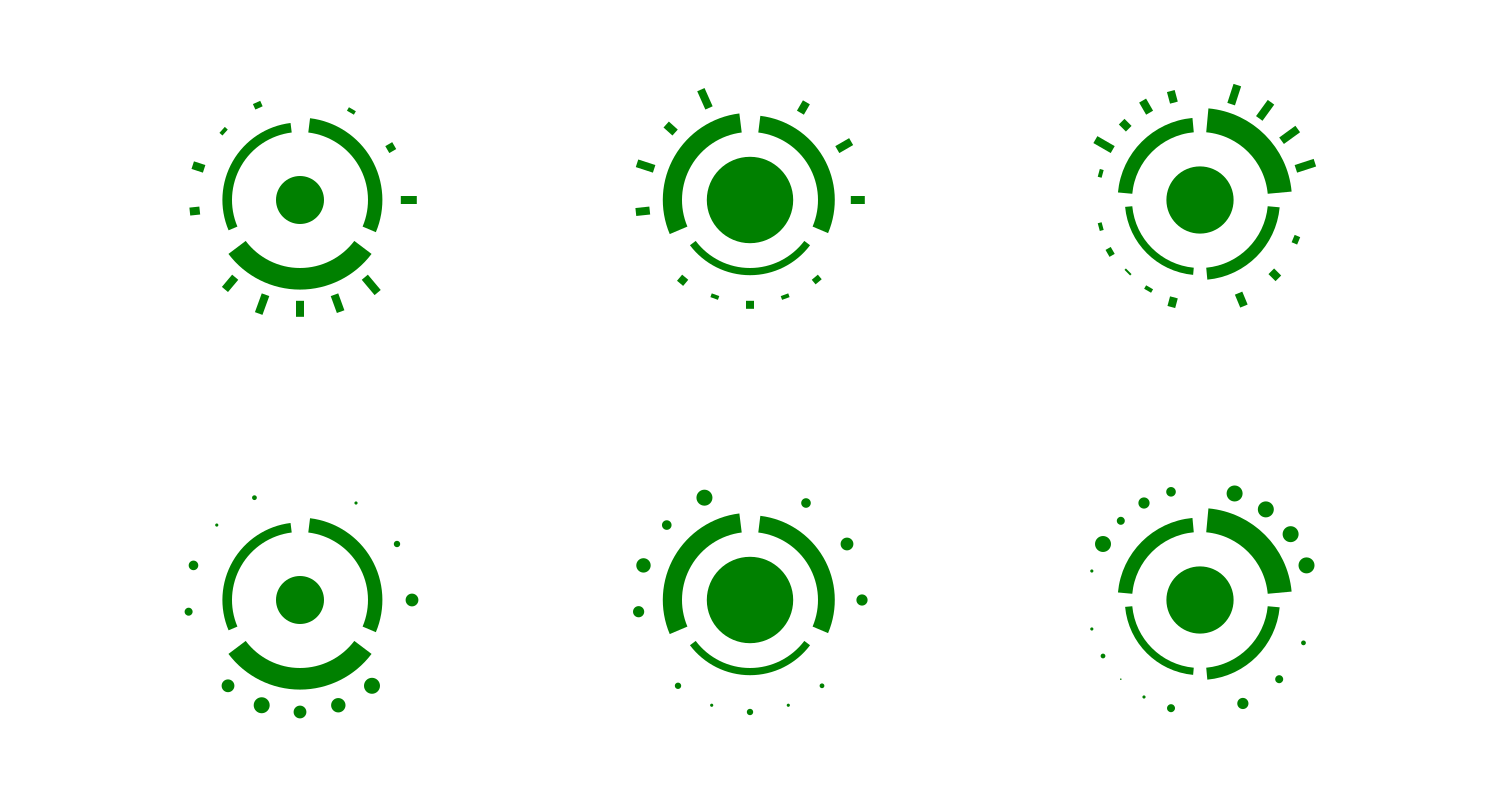

Here is the Python script that generated this plot:
import svgwrite
import math
import numpy as np

def angle2xy(centerX, centerY, radius, angleInDegrees):
  """ Calculates [x,y] from angle and radius """
  angleInRadians = (angleInDegrees-90) * math.pi / 180.0
  x= centerX + (radius * math.cos(angleInRadians))
  y= centerY + (radius * math.sin(angleInRadians))
  return [x,y]



def addArc(dwg, current_group, p0, p1, radius, width):
    """ Adds an arc that cirles to the right as it moves from p0 to p1 """
    args = {'x0':p0[0],
        'y0':p0[1],
        'xradius':radius,
        'yradius':radius,
        'ellipseRotation':0, #has no effect for circles
        'x1':(p1[0]-p0[0]),
        'y1':(p1[1]-p0[1])}
    color = 'green' #aqui hay que usar una rampa de color que dependa del value

    current_group.add(dwg.path(d="M %(x0)f,%(y0)f a %(xradius)f,%(yradius)f %(ellipseRotation)f 0,0 %(x1)f,%(y1)f"%args,
             fill="none",
             stroke=color, stroke_width=width
            ))


def addArcs(dwg, current_group, radius, center, data, labels=False):
    """ Adds as many as categories arcs given radius and center """
    values = []
    categories = len(data["categories"])
    for category in data["categories"]:
        values.append(category["value"])

    cortesAngulares = np.linspace(0,360,categories+1)
    delta = (7/120)*cortesAngulares[1]
    size = int(12*radius/100)
    text = dwg.add(svgwrite.text.Text("",style = "font-size:"+str(size)+"px; font-family:Arial; font-weight:bold"))
    for i in range(1,categories+1):
        r = radius-((radius*0.15)*(1.0-values[i-1]))
        width = radius * .3 * values[i-1]
        addArc(dwg, current_group, p0=angle2xy(center[0],center[1],r,cortesAngulares[i]-delta), p1=angle2xy(center[0],center[1],r,cortesAngulares[i-1]+delta), radius=r, width=width)

        ###addLabels
        if labels:
            middle_angle = (cortesAngulares[i]+cortesAngulares[i-1])/2
            if middle_angle < 90 or middle_angle > 270:
                rt = r*1.17
                alverez = "1"
                pt1=angle2xy(center[0],center[1],rt,cortesAngulares[i]-delta)
                pt0=angle2xy(center[0],center[1],rt,cortesAngulares[i-1]+delta)
            else:
                rt = r*1.25
                alverez = "0"
                pt0=angle2xy(center[0],center[1],rt,cortesAngulares[i]-delta)
                pt1=angle2xy(center[0],center[1],rt,cortesAngulares[i-1]+delta)

            args = {'x0':pt0[0],
                'y0':pt0[1],
                'xradius':rt,
                'yradius':rt,
                'ellipseRotation':0, #has no effect for circles
                'x1':(pt1[0]-pt0[0]),
                'y1':(pt1[1]-pt0[1]),
                'alverez':alverez}
            color = 'green'
            w = dwg.path(d="M %(x0)f,%(y0)f a %(xradius)f,%(yradius)f %(ellipseRotation)f 0,%(alverez)s %(x1)f,%(y1)f"%args,
                     fill="none",
                     stroke=color, stroke_width=0
                    )
            current_group.add(w)
            name = data["categories"][i-1]["name"]

            text.add(svgwrite.text.TextPath(path=w, text=name, startOffset="33%", method='align', spacing='exact'))


def addCircle(dwg, current_group,radius,center,data,labels=False):
    total = data["total"]["value"]
    dwg.add(dwg.circle(center=(center[0],center[1]),
                       r=radius*0.6*total, #aqui talvez que un total de 0 no de un radio 0 si no un radio minimo?
                       stroke='none',#svgwrite.rgb(15, 15, 15, '%'),
                       fill='green')
    )

    ###addLabels
    if labels:
        size = int(14*radius/100)
        text_central = dwg.add(svgwrite.text.Text("",style = "font-size:"+str(size)+"px; font-family:Arial; font-weight:bold"))
        rt = radius*0.62
        pt0=angle2xy(center[0],center[1],rt,300)
        pt1=angle2xy(center[0],center[1],rt,60)
        args = {'x0':pt0[0],
            'y0':pt0[1],
            'xradius':rt,
            'yradius':rt,
            'ellipseRotation':0, #has no effect for circles
            'x1':(pt1[0]-pt0[0]),
            'y1':(pt1[1]-pt0[1])}
        w = dwg.path(d="M %(x0)f,%(y0)f a %(xradius)f,%(yradius)f %(ellipseRotation)f 0,1 %(x1)f,%(y1)f"%args,
                 fill="none",
                 stroke_width=0
                )
        current_group.add(w)
        name = data["total"]["name"]

        text_central.add(svgwrite.text.TextPath(path=w, text=name, startOffset="15%", method='align', spacing='exact'))


def addDots(dwg, current_group,radius,center,data,labels=False):
    n_categories = len(data["categories"])
    cortesAngulares = np.linspace(0,360,n_categories+1)

    cual_category = -1
    size = int(10*radius/100)
    text_sub = dwg.add(svgwrite.text.Text("",style = "font-size:"+str(size)+"px; font-family:Arial; font-weight:bold"))
    for category in data["categories"]:
        cual_category += 1
        n_subcategories = len(category["subcategories"])
        dots_angles = np.linspace(cortesAngulares[cual_category],cortesAngulares[cual_category+1],n_subcategories+2)[1:-1]
        dots_xys = [angle2xy(center[0],center[1],radius*1.4,dots_angle) for dots_angle in dots_angles]
        cual_subcategory = -1
        for subcategory in category["subcategories"]:
            cual_subcategory += 1
            x = dots_xys[cual_subcategory][0]
            y = dots_xys[cual_subcategory][1]
            dwg.add(dwg.circle(center=(x,y),
                               r=radius*0.1*subcategory["value"], #aqui talvez que un total de 0 no de un radio 0 si no un radio minimo?
                               stroke='none',
                               fill='green')
            )

            #add Labels
            if labels:

                if dots_angles[cual_subcategory] > 180:
                    text0_xys = [angle2xy(center[0],center[1],radius*1.4,dots_angle-1) for dots_angle in dots_angles]
                    text1_xys = [angle2xy(center[0],center[1],radius*2.5,dots_angle-1) for dots_angle in dots_angles]
                    args = {'x1':text0_xys[cual_subcategory][0],
                        'y1':text0_xys[cual_subcategory][1],
                        'x0':text1_xys[cual_subcategory][0],
                        'y0':text1_xys[cual_subcategory][1]}
                else:
                    text0_xys = [angle2xy(center[0],center[1],radius*1.4,dots_angle+1) for dots_angle in dots_angles]
                    text1_xys = [angle2xy(center[0],center[1],radius*2.5,dots_angle+1) for dots_angle in dots_angles]
                    args = {'x0':text0_xys[cual_subcategory][0],
                        'y0':text0_xys[cual_subcategory][1],
                        'x1':text1_xys[cual_subcategory][0],
                        'y1':text1_xys[cual_subcategory][1]}

                l = dwg.path(d="M %(x0)f %(y0)f %(x1)f %(y1)f"%args,
                         fill="none",
                         stroke_width=0
                        )
                current_group.add(l)
                name = subcategory["name"]

                text_sub.add(svgwrite.text.TextPath(path=l, text=name, startOffset="13%", method='align', spacing='exact'))

def addBars(dwg, current_group,radius,center,data,labels=False):
    n_categories = len(data["categories"])
    cortesAngulares = np.linspace(0,360,n_categories+1)

    cual_category = -1
    size = int(10*radius/100)
    text_sub = dwg.add(svgwrite.text.Text("",style = "font-size:"+str(size)+"px; font-family:Arial; font-weight:bold"))
    for category in data["categories"]:
        cual_category += 1
        n_subcategories = len(category["subcategories"])
        dots_angles = np.linspace(cortesAngulares[cual_category],cortesAngulares[cual_category+1],n_subcategories+2)[1:-1]
        dots_xys0 = [angle2xy(center[0],center[1],radius*1.26,dots_angle) for dots_angle in dots_angles]
        cual_subcategory = -1
        for subcategory in category["subcategories"]:
            cual_subcategory += 1
            r1 = radius*(1.26 + 0.25*subcategory["value"])
            p1 = angle2xy(center[0],center[1],r1,dots_angles[cual_subcategory])
            x1=p1[0]
            y1=p1[1]
            args = {'x0' : dots_xys0[cual_subcategory][0],
                    'y0' : dots_xys0[cual_subcategory][1],
                    'x1' : x1,
                    'y1' : y1}

            current_group.add(dwg.path(d="M %(x0)f %(y0)f %(x1)f %(y1)f"%args, fill="none", stroke='green', stroke_width=radius*0.1))

            #add Labels
            if labels:

                if dots_angles[cual_subcategory] > 180:
                    text0_xys = [angle2xy(center[0],center[1],radius*1.4,dots_angle-1) for dots_angle in dots_angles]
                    text1_xys = [angle2xy(center[0],center[1],radius*2.5,dots_angle-1) for dots_angle in dots_angles]
                    args = {'x1':text0_xys[cual_subcategory][0],
                        'y1':text0_xys[cual_subcategory][1],
                        'x0':text1_xys[cual_subcategory][0],
                        'y0':text1_xys[cual_subcategory][1]}
                else:
                    text0_xys = [angle2xy(center[0],center[1],radius*1.4,dots_angle+1) for dots_angle in dots_angles]
                    text1_xys = [angle2xy(center[0],center[1],radius*2.5,dots_angle+1) for dots_angle in dots_angles]
                    args = {'x0':text0_xys[cual_subcategory][0],
                        'y0':text0_xys[cual_subcategory][1],
                        'x1':text1_xys[cual_subcategory][0],
                        'y1':text1_xys[cual_subcategory][1]}

                l = dwg.path(d="M %(x0)f %(y0)f %(x1)f %(y1)f"%args,
                         fill="none",
                         stroke_width=0
                        )
                current_group.add(l)
                name = subcategory["name"]

                text_sub.add(svgwrite.text.TextPath(path=l, text=name, startOffset="13%", method='align', spacing='exact'))

def makeBarGlyph(dwg, current_group,radius,center,data,labels=False):
    addCircle(dwg, current_group,radius,center,data,labels)
    addArcs(dwg, current_group,radius,center,data,labels)
    addBars(dwg, current_group,radius,center,data,labels)

def makeGlyph(dwg, current_group,radius,center,data,labels=False):
    addCircle(dwg, current_group,radius,center,data,labels)
    addArcs(dwg, current_group,radius,center,data,labels)
    addDots(dwg, current_group,radius,center,data,labels)



data1 = { "total": {"name" : "Vulnerabilidad",
                 "value": 0.5},
         "categories":[{"name":"Exposición",
                        "value":0.6,
                        "subcategories":[{"name":"Expocisión A","value":0.2},
                                         {"name":"Expocisión B","value":0.4},
                                         {"name":"Expocisión C","value":0.8},
                                         #{"name":"e4","value":0.5}
                                         ]},
                      {"name":"Resiliencia",
                       "value":0.9,
                       "subcategories":[{"name":"Resiliencia A","value":1.0},
                                      {"name":"Resiliencia B","value":0.9},
                                      {"name":"Resiliencia C","value":0.8},
                                      {"name":"Resiliencia D","value":1.0},
                                      {"name":"Resiliencia E","value":0.8}
                                      ]},
                       {"name":"Susceptibilidad",
                        "value":0.4,
                        "subcategories":[{"name":"Susceptibilidad A","value":0.5},
                                         {"name":"Susceptibilidad B","value":0.6},
                                         {"name":"Susceptibilidad C","value":0.2},
                                         {"name":"Susceptibilidad D","value":0.3}
                                         ]},


                    ]}

data2 = { "total": {"name" : "Vulnerabilidad",
                 "value": 0.9},
         "categories":[{"name":"Exposición",
                        "value":0.7,
                        "subcategories":[{"name":"Expocisión A","value":0.6},
                                         {"name":"Expocisión B","value":0.8},
                                         {"name":"Expocisión C","value":0.7},
                                         #{"name":"e4","value":1}
                                         ]},
                      {"name":"Resiliencia",
                       "value":0.3,
                       "subcategories":[{"name":"Resiliencia A","value":0.3},
                                      {"name":"Resiliencia B","value":0.2},
                                      {"name":"Resiliencia C","value":0.4},
                                      {"name":"Resiliencia D","value":0.2},
                                      {"name":"Resiliencia E","value":0.4}
                                      ]},
                       {"name":"Susceptibilidad",
                        "value":0.8,
                        "subcategories":[{"name":"Susceptibilidad A","value":0.7},
                                         {"name":"Susceptibilidad B","value":0.9},
                                         {"name":"Susceptibilidad C","value":0.6},
                                         {"name":"Susceptibilidad D","value":1}
                                         ]},


                    ]}


data3 = { "total": {"name" : "Sostenibilidad",
                 "value": 0.7},
         "categories":[{"name":"Social",
                        "value":1.0,
                        "subcategories":[{"name":"Social 1","value":1.0},
                                         {"name":"Social 2","value":1.0},
                                         {"name":"Social 3","value":1.0},
                                         {"name":"Social 4","value":1.0}
                                         ]},
                       {"name":"Económica",
                        "value":0.5,
                        "subcategories":[{"name":"Económica 1","value":0.3},
                                         {"name":"Económica 2","value":0.5},
                                         {"name":"Económica 3","value":0.7},
                                         #{"name":"Económica 4","value":0.5}
                                         ]},
                       {"name":"Ambiental",
                        "value":0.3,
                        "subcategories":[{"name":"Ambiental 1","value":0.5},
                                         {"name":"Ambiental 2","value":0.2},
                                         {"name":"Ambiental 3","value":0.1},
                                         {"name":"Ambiental 4","value":0.3},
                                         {"name":"Ambiental 5","value":0.2}
                                         ]},
                        {"name":"Gobernanza",
                         "value":0.6,
                         "subcategories":[{"name":"Gobernanza 1","value":0.2},
                                          {"name":"Gobernanza 2","value":1},
                                          {"name":"Gobernanza 3","value":0.5},
                                          {"name":"Gobernanza 4","value":0.7},
                                          {"name":"Gobernanza 5","value":0.6}
                                          ]}

                    ]}






dwg = svgwrite.Drawing(filename="test4.svg", debug=True, size=(1500,800))
current_group = dwg.add(dwg.g(id='uno', fill='none', fill_opacity=0 ))

centro1 = [300,200]
makeBarGlyph(dwg, current_group,80,centro1,data1,True)

centro2 = [750,200]
makeBarGlyph(dwg, current_group,80,centro2,data2,True)

centro3 = [1200,200]
makeBarGlyph(dwg, current_group,80,centro3,data3,True)

centro4 = [300,600]
makeGlyph(dwg, current_group,80,centro4,data1,True)

centro5 = [750,600]
makeGlyph(dwg, current_group,80,centro5,data2,True)

centro6 = [1200,600]
makeGlyph(dwg, current_group,80,centro6,data3,True)




dwg.save()
